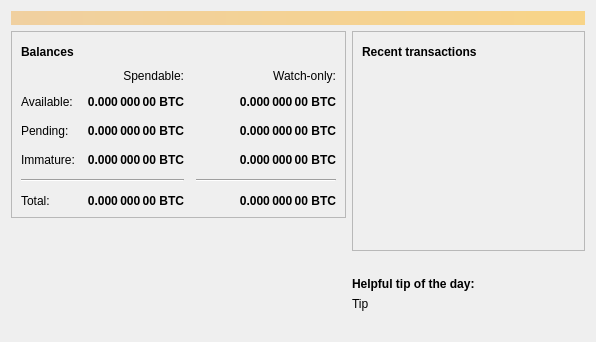
<?xml version="1.0" encoding="UTF-8"?>
<ui version="4.0">
 <class>OverviewPage</class>
 <widget class="QWidget" name="OverviewPage">
  <property name="geometry">
   <rect>
    <x>0</x>
    <y>0</y>
    <width>596</width>
    <height>342</height>
   </rect>
  </property>
  <property name="windowTitle">
   <string>Form</string>
  </property>
  <layout class="QVBoxLayout" name="topLayout">
   <item>
    <widget class="QLabel" name="labelAlerts">
     <property name="visible">
      <bool>false</bool>
     </property>
     <property name="styleSheet">
      <string notr="true">QLabel { background-color: qlineargradient(x1: 0, y1: 0, x2: 1, y2: 0, stop:0 #F0D0A0, stop:1 #F8D488); color:#000000; }</string>
     </property>
     <property name="wordWrap">
      <bool>true</bool>
     </property>
     <property name="margin">
      <number>3</number>
     </property>
     <property name="textInteractionFlags">
      <set>Qt::TextSelectableByMouse</set>
     </property>
    </widget>
   </item>
   <item>
    <layout class="QHBoxLayout" name="horizontalLayout" stretch="1,1">
     <item>
      <layout class="QVBoxLayout" name="verticalLayout_2">
       <item>
        <widget class="QFrame" name="frame">
         <property name="frameShape">
          <enum>QFrame::StyledPanel</enum>
         </property>
         <property name="frameShadow">
          <enum>QFrame::Raised</enum>
         </property>
         <layout class="QVBoxLayout" name="verticalLayout_4">
          <item>
           <layout class="QHBoxLayout" name="horizontalLayout_4">
            <item>
             <widget class="QLabel" name="label_5">
              <property name="font">
               <font>
                <weight>75</weight>
                <bold>true</bold>
               </font>
              </property>
              <property name="text">
               <string>Balances</string>
              </property>
             </widget>
            </item>
            <item>
             <widget class="QPushButton" name="labelWalletStatus">
              <property name="enabled">
               <bool>true</bool>
              </property>
              <property name="maximumSize">
               <size>
                <width>30</width>
                <height>16777215</height>
               </size>
              </property>
              <property name="toolTip">
               <string>The displayed information may be out of date. Your wallet automatically synchronizes with the Pingvin network after a connection is established, but this process has not completed yet.</string>
              </property>
              <property name="text">
               <string/>
              </property>
              <property name="icon">
               <iconset resource="../bitcoin.qrc">
                <normaloff>:/icons/warning</normaloff>
                <disabledoff>:/icons/warning</disabledoff>:/icons/warning</iconset>
              </property>
              <property name="iconSize">
               <size>
                <width>24</width>
                <height>24</height>
               </size>
              </property>
              <property name="flat">
               <bool>true</bool>
              </property>
             </widget>
            </item>
            <item>
             <spacer name="horizontalSpacer_3">
              <property name="orientation">
               <enum>Qt::Horizontal</enum>
              </property>
              <property name="sizeHint" stdset="0">
               <size>
                <width>40</width>
                <height>20</height>
               </size>
              </property>
             </spacer>
            </item>
           </layout>
          </item>
          <item>
           <layout class="QGridLayout" name="gridLayout">
            <property name="spacing">
             <number>12</number>
            </property>
            <item row="2" column="2">
             <widget class="QLabel" name="labelWatchPending">
              <property name="font">
               <font>
                <weight>75</weight>
                <bold>true</bold>
               </font>
              </property>
              <property name="cursor">
               <cursorShape>IBeamCursor</cursorShape>
              </property>
              <property name="toolTip">
               <string>Unconfirmed transactions to watch-only addresses</string>
              </property>
              <property name="text">
               <string notr="true">0.000 000 00 BTC</string>
              </property>
              <property name="alignment">
               <set>Qt::AlignRight|Qt::AlignTrailing|Qt::AlignVCenter</set>
              </property>
              <property name="textInteractionFlags">
               <set>Qt::LinksAccessibleByMouse|Qt::TextSelectableByKeyboard|Qt::TextSelectableByMouse</set>
              </property>
             </widget>
            </item>
            <item row="2" column="1">
             <widget class="QLabel" name="labelUnconfirmed">
              <property name="font">
               <font>
                <weight>75</weight>
                <bold>true</bold>
               </font>
              </property>
              <property name="cursor">
               <cursorShape>IBeamCursor</cursorShape>
              </property>
              <property name="toolTip">
               <string>Total of transactions that have yet to be confirmed, and do not yet count toward the spendable balance</string>
              </property>
              <property name="text">
               <string notr="true">0.000 000 00 BTC</string>
              </property>
              <property name="alignment">
               <set>Qt::AlignRight|Qt::AlignTrailing|Qt::AlignVCenter</set>
              </property>
              <property name="textInteractionFlags">
               <set>Qt::LinksAccessibleByMouse|Qt::TextSelectableByKeyboard|Qt::TextSelectableByMouse</set>
              </property>
             </widget>
            </item>
            <item row="3" column="2">
             <widget class="QLabel" name="labelWatchImmature">
              <property name="font">
               <font>
                <weight>75</weight>
                <bold>true</bold>
               </font>
              </property>
              <property name="cursor">
               <cursorShape>IBeamCursor</cursorShape>
              </property>
              <property name="toolTip">
               <string>Mined balance in watch-only addresses that has not yet matured</string>
              </property>
              <property name="text">
               <string notr="true">0.000 000 00 BTC</string>
              </property>
              <property name="alignment">
               <set>Qt::AlignRight|Qt::AlignTrailing|Qt::AlignVCenter</set>
              </property>
              <property name="textInteractionFlags">
               <set>Qt::LinksAccessibleByMouse|Qt::TextSelectableByKeyboard|Qt::TextSelectableByMouse</set>
              </property>
             </widget>
            </item>
            <item row="4" column="0" colspan="2">
             <widget class="Line" name="line">
              <property name="orientation">
               <enum>Qt::Horizontal</enum>
              </property>
             </widget>
            </item>
            <item row="4" column="2">
             <widget class="Line" name="lineWatchBalance">
              <property name="sizePolicy">
               <sizepolicy hsizetype="Preferred" vsizetype="Fixed">
                <horstretch>0</horstretch>
                <verstretch>0</verstretch>
               </sizepolicy>
              </property>
              <property name="minimumSize">
               <size>
                <width>140</width>
                <height>0</height>
               </size>
              </property>
              <property name="orientation">
               <enum>Qt::Horizontal</enum>
              </property>
             </widget>
            </item>
            <item row="5" column="0">
             <widget class="QLabel" name="labelTotalText">
              <property name="text">
               <string>Total:</string>
              </property>
             </widget>
            </item>
            <item row="3" column="1">
             <widget class="QLabel" name="labelImmature">
              <property name="font">
               <font>
                <weight>75</weight>
                <bold>true</bold>
               </font>
              </property>
              <property name="cursor">
               <cursorShape>IBeamCursor</cursorShape>
              </property>
              <property name="toolTip">
               <string>Mined balance that has not yet matured</string>
              </property>
              <property name="text">
               <string notr="true">0.000 000 00 BTC</string>
              </property>
              <property name="alignment">
               <set>Qt::AlignRight|Qt::AlignTrailing|Qt::AlignVCenter</set>
              </property>
              <property name="textInteractionFlags">
               <set>Qt::LinksAccessibleByMouse|Qt::TextSelectableByKeyboard|Qt::TextSelectableByMouse</set>
              </property>
             </widget>
            </item>
            <item row="2" column="3">
             <spacer name="horizontalSpacer_2">
              <property name="orientation">
               <enum>Qt::Horizontal</enum>
              </property>
              <property name="sizeHint" stdset="0">
               <size>
                <width>40</width>
                <height>20</height>
               </size>
              </property>
             </spacer>
            </item>
            <item row="3" column="0">
             <widget class="QLabel" name="labelImmatureText">
              <property name="text">
               <string>Immature:</string>
              </property>
             </widget>
            </item>
            <item row="5" column="1">
             <widget class="QLabel" name="labelTotal">
              <property name="font">
               <font>
                <weight>75</weight>
                <bold>true</bold>
               </font>
              </property>
              <property name="cursor">
               <cursorShape>IBeamCursor</cursorShape>
              </property>
              <property name="toolTip">
               <string>Your current total balance</string>
              </property>
              <property name="text">
               <string notr="true">0.000 000 00 BTC</string>
              </property>
              <property name="alignment">
               <set>Qt::AlignRight|Qt::AlignTrailing|Qt::AlignVCenter</set>
              </property>
              <property name="textInteractionFlags">
               <set>Qt::LinksAccessibleByMouse|Qt::TextSelectableByKeyboard|Qt::TextSelectableByMouse</set>
              </property>
             </widget>
            </item>
            <item row="5" column="2">
             <widget class="QLabel" name="labelWatchTotal">
              <property name="font">
               <font>
                <weight>75</weight>
                <bold>true</bold>
               </font>
              </property>
              <property name="cursor">
               <cursorShape>IBeamCursor</cursorShape>
              </property>
              <property name="toolTip">
               <string>Current total balance in watch-only addresses</string>
              </property>
              <property name="text">
               <string notr="true">0.000 000 00 BTC</string>
              </property>
              <property name="alignment">
               <set>Qt::AlignRight|Qt::AlignTrailing|Qt::AlignVCenter</set>
              </property>
              <property name="textInteractionFlags">
               <set>Qt::LinksAccessibleByMouse|Qt::TextSelectableByKeyboard|Qt::TextSelectableByMouse</set>
              </property>
             </widget>
            </item>
            <item row="0" column="2">
             <widget class="QLabel" name="labelWatchonly">
              <property name="text">
               <string>Watch-only:</string>
              </property>
              <property name="alignment">
               <set>Qt::AlignRight|Qt::AlignTrailing|Qt::AlignVCenter</set>
              </property>
             </widget>
            </item>
            <item row="1" column="0">
             <widget class="QLabel" name="labelBalanceText">
              <property name="text">
               <string>Available:</string>
              </property>
             </widget>
            </item>
            <item row="1" column="1">
             <widget class="QLabel" name="labelBalance">
              <property name="font">
               <font>
                <weight>75</weight>
                <bold>true</bold>
               </font>
              </property>
              <property name="cursor">
               <cursorShape>IBeamCursor</cursorShape>
              </property>
              <property name="toolTip">
               <string>Your current spendable balance</string>
              </property>
              <property name="text">
               <string notr="true">0.000 000 00 BTC</string>
              </property>
              <property name="alignment">
               <set>Qt::AlignRight|Qt::AlignTrailing|Qt::AlignVCenter</set>
              </property>
              <property name="textInteractionFlags">
               <set>Qt::LinksAccessibleByMouse|Qt::TextSelectableByKeyboard|Qt::TextSelectableByMouse</set>
              </property>
             </widget>
            </item>
            <item row="1" column="2">
             <widget class="QLabel" name="labelWatchAvailable">
              <property name="font">
               <font>
                <weight>75</weight>
                <bold>true</bold>
               </font>
              </property>
              <property name="cursor">
               <cursorShape>IBeamCursor</cursorShape>
              </property>
              <property name="toolTip">
               <string>Your current balance in watch-only addresses</string>
              </property>
              <property name="text">
               <string notr="true">0.000 000 00 BTC</string>
              </property>
              <property name="alignment">
               <set>Qt::AlignRight|Qt::AlignTrailing|Qt::AlignVCenter</set>
              </property>
              <property name="textInteractionFlags">
               <set>Qt::LinksAccessibleByMouse|Qt::TextSelectableByKeyboard|Qt::TextSelectableByMouse</set>
              </property>
             </widget>
            </item>
            <item row="2" column="0">
             <widget class="QLabel" name="labelPendingText">
              <property name="text">
               <string>Pending:</string>
              </property>
             </widget>
            </item>
            <item row="0" column="1">
             <widget class="QLabel" name="labelSpendable">
              <property name="text">
               <string>Spendable:</string>
              </property>
              <property name="alignment">
               <set>Qt::AlignRight|Qt::AlignTrailing|Qt::AlignVCenter</set>
              </property>
             </widget>
            </item>
           </layout>
          </item>
         </layout>
        </widget>
       </item>
       <item>
        <spacer name="verticalSpacer">
         <property name="orientation">
          <enum>Qt::Vertical</enum>
         </property>
         <property name="sizeHint" stdset="0">
          <size>
           <width>20</width>
           <height>40</height>
          </size>
         </property>
        </spacer>
       </item>
       <item>
        <layout class="QGridLayout" name="logo_grid">
          <item>
            <widget class="QLabel" name="label_wallet_bgcoin">
             <property name="text">
              <string/>
             </property>
             <property name="pixmap">
              <pixmap resource="../bitcoin.qrc">:/icons/wallet_bgcoin</pixmap>
             </property>
             <property name="scaledContents">
              <bool>false</bool>
             </property>
             <property name="alignment">
              <set>Qt::AlignCenter</set>
             </property>
             <property name="margin">
              <number>-2</number>
             </property>
            </widget>
          </item>
          <item>
            <widget class="QLabel" name="label_wallet_version_overlay">
              <property name="text">
               <string></string>
              </property>
              <property name="pixmap">
              </property>
              <property name="scaledContents">
               <bool>false</bool>
              </property>
              <property name="alignment">
               <set>Qt::AlignLeft|Qt::AlignBottom</set>
              </property>
              <property name="margin">
               <number>2</number>
              </property>
            </widget>
          </item>
        </layout>
       </item>
      </layout>
     </item>
     <item>
      <layout class="QVBoxLayout" name="verticalLayout_3">
       <item>
        <widget class="QFrame" name="frame_2">
         <property name="frameShape">
          <enum>QFrame::StyledPanel</enum>
         </property>
         <property name="frameShadow">
          <enum>QFrame::Raised</enum>
         </property>
         <layout class="QVBoxLayout" name="verticalLayout">
          <item>
           <layout class="QHBoxLayout" name="horizontalLayout_2">
            <item>
             <widget class="QLabel" name="label_4">
              <property name="font">
               <font>
                <weight>75</weight>
                <bold>true</bold>
               </font>
              </property>
              <property name="text">
               <string>Recent transactions</string>
              </property>
             </widget>
            </item>
            <item>
             <widget class="QPushButton" name="labelTransactionsStatus">
              <property name="enabled">
               <bool>true</bool>
              </property>
              <property name="maximumSize">
               <size>
                <width>30</width>
                <height>16777215</height>
               </size>
              </property>
              <property name="toolTip">
               <string>The displayed information may be out of date. Your wallet automatically synchronizes with the Pingvin network after a connection is established, but this process has not completed yet.</string>
              </property>
              <property name="text">
               <string/>
              </property>
              <property name="icon">
               <iconset resource="../bitcoin.qrc">
                <normaloff>:/icons/warning</normaloff>
                <disabledoff>:/icons/warning</disabledoff>:/icons/warning</iconset>
              </property>
              <property name="iconSize">
               <size>
                <width>24</width>
                <height>24</height>
               </size>
              </property>
              <property name="flat">
               <bool>true</bool>
              </property>
             </widget>
            </item>
            <item>
             <spacer name="horizontalSpacer">
              <property name="orientation">
               <enum>Qt::Horizontal</enum>
              </property>
              <property name="sizeHint" stdset="0">
               <size>
                <width>40</width>
                <height>20</height>
               </size>
              </property>
             </spacer>
            </item>
           </layout>
          </item>
          <item>
           <widget class="QListView" name="listTransactions">
            <property name="styleSheet">
             <string notr="true">QListView { background: transparent; }</string>
            </property>
            <property name="frameShape">
             <enum>QFrame::NoFrame</enum>
            </property>
            <property name="verticalScrollBarPolicy">
             <enum>Qt::ScrollBarAlwaysOff</enum>
            </property>
            <property name="horizontalScrollBarPolicy">
             <enum>Qt::ScrollBarAlwaysOff</enum>
            </property>
            <property name="selectionMode">
             <enum>QAbstractItemView::NoSelection</enum>
            </property>
           </widget>
          </item>
         </layout>
        </widget>
       </item>
       <item>
        <spacer name="verticalSpacer_2">
         <property name="orientation">
          <enum>Qt::Vertical</enum>
         </property>
         <property name="sizeHint" stdset="0">
          <size>
           <width>20</width>
           <height>40</height>
          </size>
         </property>
        </spacer>
       </item>
       <item>
        <layout class="QVBoxLayout" name="verticalLayout_5">
         <property name="topMargin">
          <number>0</number>
         </property>
         <item>
          <widget class="QLabel" name="label_tip_header">
           <property name="font">
            <font>
             <weight>75</weight>
             <bold>true</bold>
            </font>
           </property>
           <property name="text">
            <string>Helpful tip of the day:</string>
           </property>
          </widget>
         </item>
         <item>
          <widget class="QLabel" name="label_tip">
           <property name="text">
            <string>Tip</string>
           </property>
          </widget>
         </item>
         <item>
          <spacer name="verticalSpacer_3">
           <property name="orientation">
            <enum>Qt::Vertical</enum>
           </property>
           <property name="sizeType">
            <enum>QSizePolicy::Maximum</enum>
           </property>
           <property name="sizeHint" stdset="0">
            <size>
             <width>20</width>
             <height>40</height>
            </size>
           </property>
          </spacer>
         </item>
        </layout>
       </item>
      </layout>
     </item>
    </layout>
   </item>
  </layout>
 </widget>
 <resources>
  <include location="../bitcoin.qrc"/>
 </resources>
 <connections/>
</ui>
